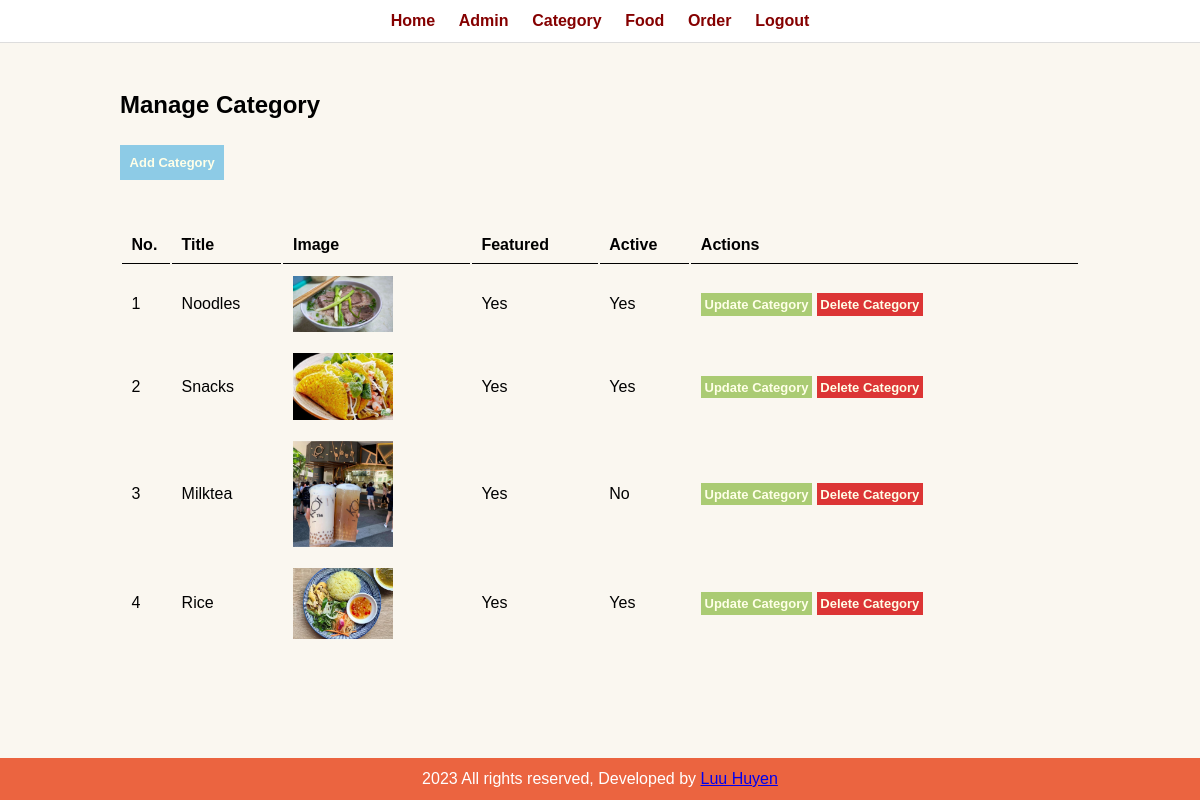
Page /admin/manage-category.php (signed in) on the committed database.
### tables this page shows
CREATE TABLE `db_category` (
  `id` int(10) UNSIGNED NOT NULL,
  `title` varchar(100) NOT NULL,
  `img_name` varchar(255) NOT NULL,
  `featured` varchar(10) NOT NULL,
  `active` varchar(10) NOT NULL
);

### admin/manage-category.php (the view, shortened to what this page needs)
<?php include('partials/menu.php'); ?>
<div class="main-content">
    <div class="wrapper">
        <h2>Manage Category</h2>
        <br/><br/>
        <a href="<?php echo URL; ?>admin/add-category.php" class="btn-primary">Add Category</a>
        <br/><br/>
        <br/><br/>
        <table class="db-full">
            <tr>
                <th>No.</th>
                <th>Title</th>
                <th>Image</th>
                <th>Featured</th>
                <th>Active</th>
                <th>Actions</th>
            </tr>
            <?php
                $sql =  "SELECT * FROM db_category";
                $res = mysqli_query($conn, $sql);
                $count = mysqli_num_rows($res);
                $sn=1;
                if($count>0){
                    while($row=mysqli_fetch_assoc($res)){
                        $id = $row['id'];
                        $title = $row['title'];
                        $img_name = $row['img_name'];
                        $featured = $row['featured'];
                        $active = $row['active'];
                        ?>
                            <tr>
                                <td><?php echo $sn++; ?></td>
                                <td><?php echo $title;?></td>
                                <td>
                                    <?php
                                        if($img_name != ""){
                                            ?>
                                            <img src="<?php echo URL; ?>assets/images/category/<?php echo $img_name; ?>" width = "100px">
                                            <?php
                                        }else{
                                            echo "<div class='error'>No Image</div>";
                                        }
                                    ?>
                                </td>
                                <td><?php echo $featured; ?></td>
                                <td><?php echo $active; ?> </td>
                                <td>
                                    <a href ="<?php echo URL; ?>admin/update-category.php?id=<?php echo $id; ?>" class = "btn-secondary">Update Category</a>
                                    <a href ="<?php echo URL; ?>admin/delete-category.php?id=<?php echo $id;?>&img_name=<?php echo $img_name;?>" class = "btn-danger">Delete Category</a>
                                </td>
                            </tr>
                        <?php
                    }
                }else{
                    ?>
                    <tr>
                        <td colspan="6"><div class = "error">No Category Added.</div></td>
                    </tr>
                    <?php
                }
            ?>
        </table>
    </div>
</div>
<?php include('partials/footer.php'); ?>

### assets/admin.css (style rules this page uses)
* { margin: 0; padding: 0; font-family: 'Poppins', sans-serif, system-ui, -apple-system, BlinkMacSystemFont, 'Segoe UI', Roboto, Oxygen, Ubuntu, Cantarell, 'Open Sans', 'Helvetica Neue', sans-serif; }
body { min-height: 100vh; background-color: #FAF7F0; }
.wrapper { padding: 1%; width: 80%; margin: 0 auto; }
.db-full { width: 100%; }
table tr th { border-bottom: 1px solid black; padding: 1% ; text-align: left; }
table tr td { padding: 1%; }
.btn-primary { background-color: #8DCBE6; padding: 1%; color:#FFFFE8; text-decoration: none; font-weight: bold; font-size:small; }
.btn-secondary { background-color: #AACB73; padding: 1%; color:#FFFFE8; text-decoration: none; font-weight: bold; font-size:small; }
.btn-danger { background-color: #DC3535; padding: 1%; color:#FFFFE8; text-decoration: none; font-weight: bold; font-size:small; }
.main-content { padding: 3% 0; }

### rows in the picture
db_category: title "Noodles", img_name (picture), featured "Yes", active "Yes"
db_category: title "Snacks", img_name (picture), featured "Yes", active "Yes"
db_category: title "Milktea", img_name (picture), featured "Yes", active "No"
db_category: title "Rice", img_name (picture), featured "Yes", active "Yes"
